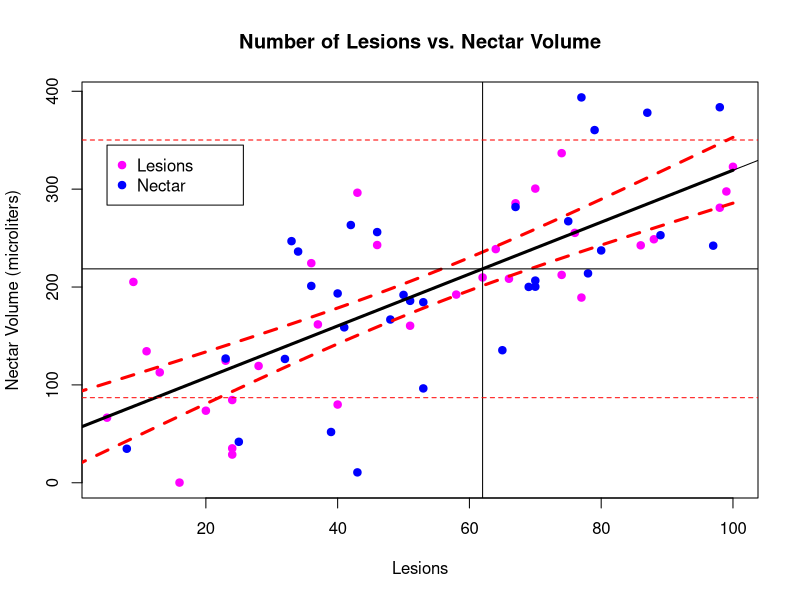

Here is the R script that generated this plot:
#4. Data on total leaf lesions due to viral infection & avg. nectar volume of flowers (microliters) of deadly nightshade (Atropa belladona). 

nectar.ul <- c(160.44, 41.85, 238.72, 383.67, 84.53, 360.34, 285.57, 267.2, 79.92, 201.09, 189.23, 200.1, 248.79, 378.07, 209.76, 206.58, 66.49, 263.33, 0.19, 191.95, 28.81, 246.87, 297.63, 252.93, 242.9, 393.72, 322.86, 256.12, 300.55, 281.77, 208.44, 200.32, 205.19, 51.89, 336.75, 34.77, 161.78, 96.41, 134.38, 236.24, 73.64, 166.8, 255.32, 185.87, 35.18, 135.43, 124.7, 126.5, 212.36, 126.93, 192.28, 213.94, 281.01, 158.78, 242.59, 237.37, 112.79, 242.23, 119.35, 193.43, 224.37, 184.48, 296.33, 10.63)

lesions <- c(51, 25, 64, 98, 24, 79, 67, 75, 40, 36, 77, 69, 88, 87, 62, 70, 5, 42, 16, 50, 24, 33, 99, 89, 46, 77, 100, 46, 70, 67, 66, 70, 9, 39, 74, 8, 37, 53, 11, 34, 20, 48, 76, 51, 24, 65, 23, 32, 74, 23, 58, 78, 98, 41, 86, 80, 13, 97, 28, 40, 36, 53, 43, 43)

NL<-lm(nectar.ul~lesions)
summary(NL)
plot.new()
plot(lesions,nectar.ul,col=c("magenta","blue"),pch=19, main="Number of Lesions vs. Nectar Volume",xlab="Lesions",ylab="Nectar Volume (microliters)")
abline(NL)
legend(5,345,c("Lesions","Nectar"),col=c("magenta","blue"),pch=19,text.width=15)
pred.frame<-data.frame(lesions=0:100)
pred.c<-predict(NL,int="confidence",newdata=pred.frame)
NL$fitted.values
matlines(pred.frame,pred.c,col=c("black","red","red"),lwd=3,lty=c(1,2,2))

confint(NL)

# The number of lesions predict nectar volume. As lesions increase by one, nectar volume increases by 2.651 microliters. Also, nectar volume increases as the number of lesions increase:
A<-anova(NL)
summary(A)
pval = pt(8.439, df=(length(NL)-1), lower.tail=FALSE) ##not multiplied by two, because only interested in upper-tail of t-test.
pval

# If want to generate 95% confidence interval around the fitted values of a plant with specified # of lesions (62):
pred.frame1<-data.frame(lesions=62)#
pred.p<-predict(NL,int="prediction",newdata=pred.frame1)# p is prediction PREDICTED INDIVIDUALS
pred.p
abline(v=62)
abline(h=pred.p,col=c("black","red","red"),lty=c(1,2,2))
